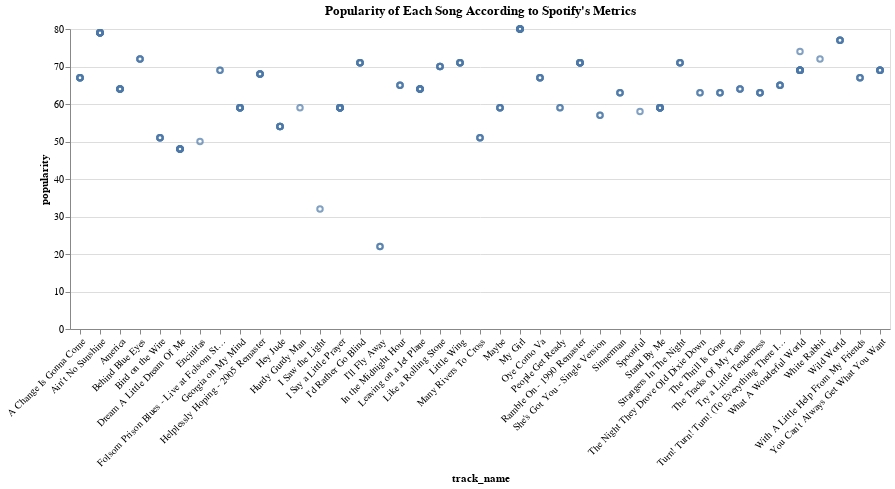

Notebook cell for this chart:
### Code cell
alt.Chart(multiple_playlist_df).mark_point().encode(
    alt.X('track_name', axis=alt.Axis(labelAngle=-45)),
    y = "popularity"
).properties(title = "Popularity of Each Song According to Spotify's Metrics")

### Figure 1 — Vega-Lite specification as saved in the notebook (floating-point values rounded to 4 significant figures; data arrays with more than 128 entries replaced by an {"elided": "..."} marker saying what was removed)
{"config": {"view": {"continuousWidth": 400, "continuousHeight": 300}}, "data": {"name": "data-c1a743b8c82d040ba9110a2d74f6db5b"}, "mark": "point", "encoding": {"x": {"type": "nominal", "axis": {"labelAngle": -45}, "field": "track_name"}, "y": {"type": "quantitative", "field": "popularity"}}, "title": "Popularity of Each Song According to Spotify's Metrics", "$schema": "https://vega.github.io/schema/vega-lite/v4.8.1.json", "datasets": {"data-c1a743b8c82d040ba9110a2d74f6db5b": {"elided": "181 records"}}}
